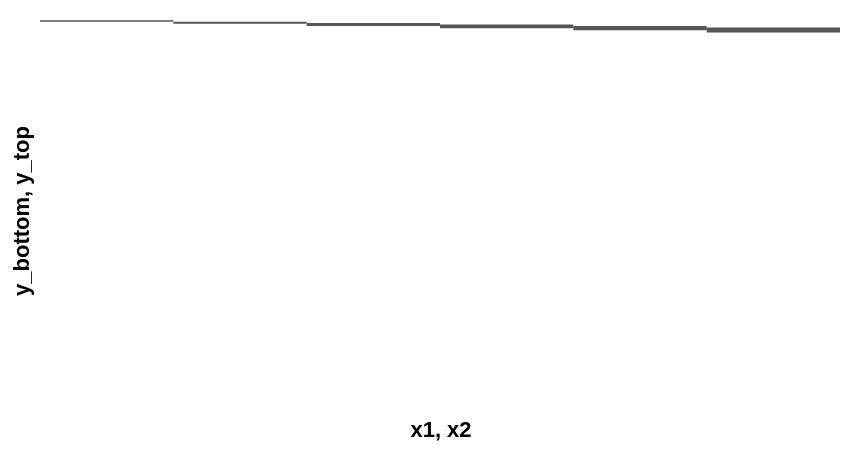

Source (Vega-Lite JSON):
### Vega-Lite specification from a JSON file in a GitHub repository (floating-point values rounded to 4 significant figures)
{"$schema": "https://vega.github.io/schema/vega-lite/v5.json", "width": 400, "height": 200, "layer": [{"data": {"values": [{"x1": 0, "x2": 15, "y_bottom": 536, "y_top": 534}, {"x1": 15, "x2": 30, "y_bottom": 534, "y_top": 531}, {"x1": 30, "x2": 45, "y_bottom": 532, "y_top": 528}, {"x1": 45, "x2": 60, "y_bottom": 530, "y_top": 525}, {"x1": 60, "x2": 75, "y_bottom": 528, "y_top": 522}, {"x1": 75, "x2": 90, "y_bottom": 526, "y_top": 519}]}, "mark": {"type": "rect", "fill": "#555"}, "encoding": {"x": {"field": "x1", "type": "quantitative"}, "x2": {"field": "x2"}, "y": {"field": "y_bottom", "type": "quantitative"}, "y2": {"field": "y_top", "type": "quantitative"}}}], "config": {"view": {"stroke": null}, "axis": {"domain": false, "grid": false, "labels": false, "ticks": false}}}
